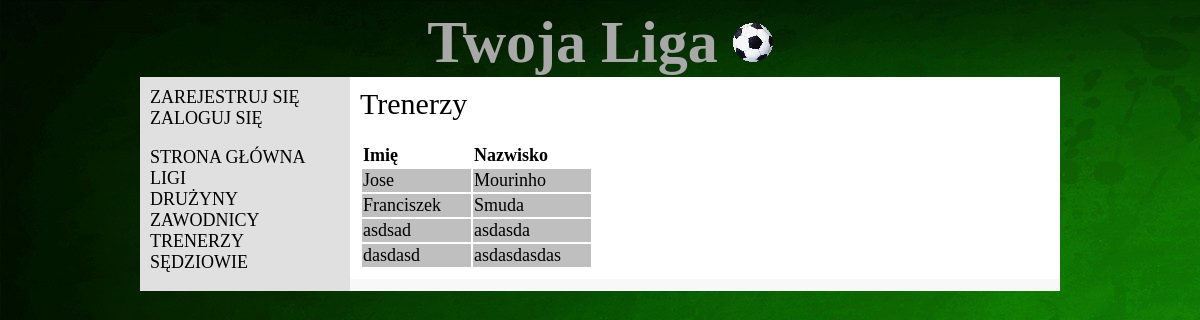
The app's page /coaches/, older data.
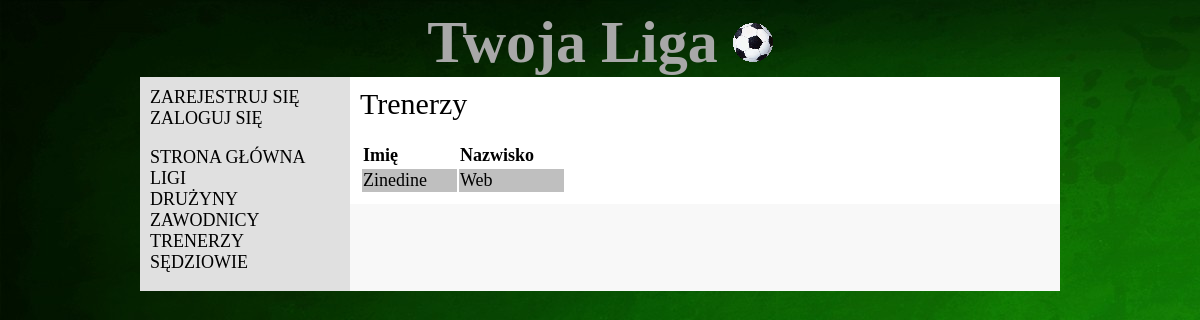
The same page, newer data.
### liga/models.py (models this page shows, shortened)
class Coach(models.Model):
    name=models.CharField(max_length=50)
    surname=models.CharField(max_length=50)

### liga/views.py (the view)
# urls.py: url(r'^coaches/', views.coaches, name='coaches'),
def coaches(request):
    coacheslist = Coach.objects.all().order_by('surname')
    return render_to_response('coaches.html', RequestContext(request, {'coacheslist': coacheslist}))

### liga/templates/coaches.html (shortened to what this page needs)
<!DOCTYPE html>
{% extends "base.html" %}
{% block content %}
    <div class="title">Trenerzy</div><br/>
    <table>
        <tr>
            <td><b>Imię</b></td>
            <td><b>Nazwisko</b></td>
        </tr>
        {% for coach in coacheslist %}
            <tr>
                <td>{{ coach.name }}</td>
                <td>{{ coach.surname }}</td>
            </tr>
        {% endfor %}
    </table>
{% endblock %}

Row changes from the older to the newer data that the page shows:
removed Coach: name "Jose", surname "Mourinho"
removed Coach: name "Franciszek", surname "Smuda"
removed Coach: name "asdsad", surname "asdasda"
removed Coach: name "dasdasd", surname "asdasdasdas"
added Coach: name "Zinedine", surname "Web"
